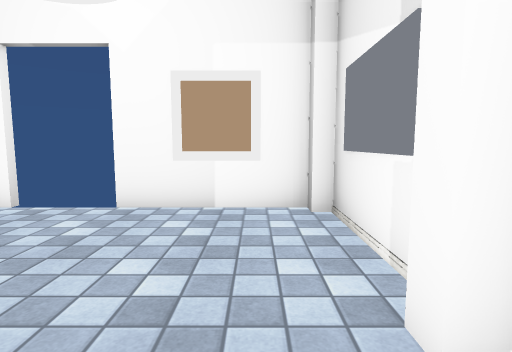
View 1 (above)

15 first-person views from a walk through a 3-D level made in the Unity game engine. The camera is 1.2 m above the floor, tilts 6° down and sees 80° across. The floor is counted in squares, 1 m on a side. Each view is taken from the middle of a square. On the plan, view 1 faces up. The plan holds only what a view shows up to about 13 squares ahead; the rest is blank. The player character is not drawn. Some animated figures are not drawn. Door leaves are left out, so doorways stand open. Some surface patterns are stand-ins.

View 2
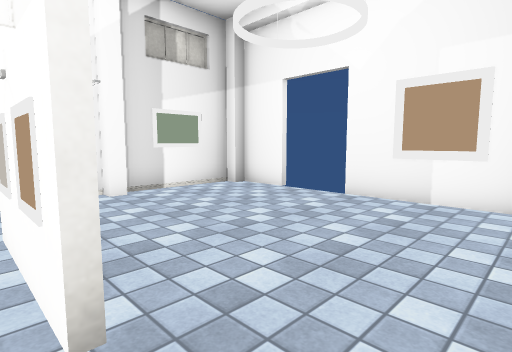

View 3
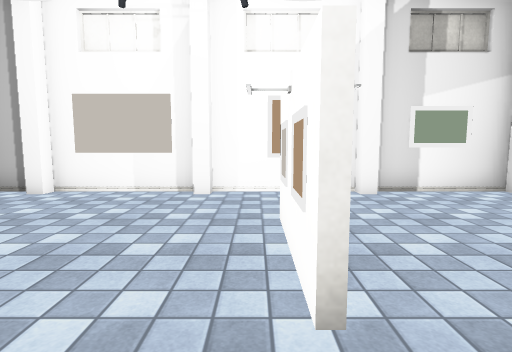

View 4
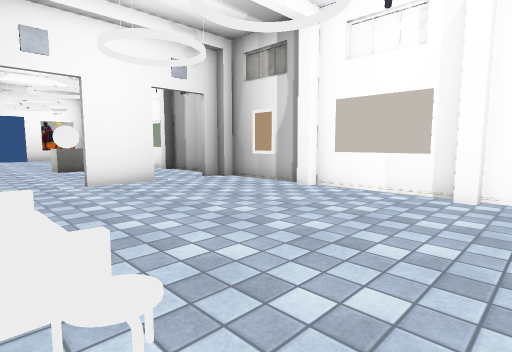

View 5
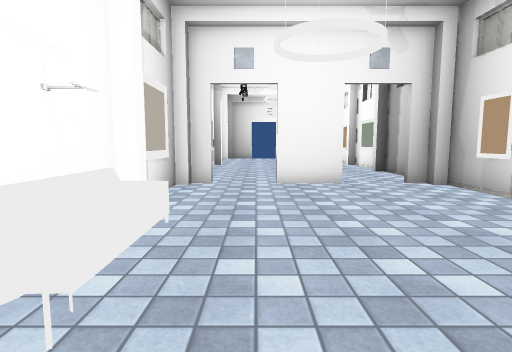

View 6
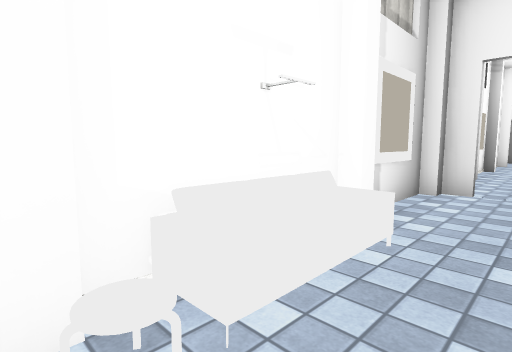

View 7
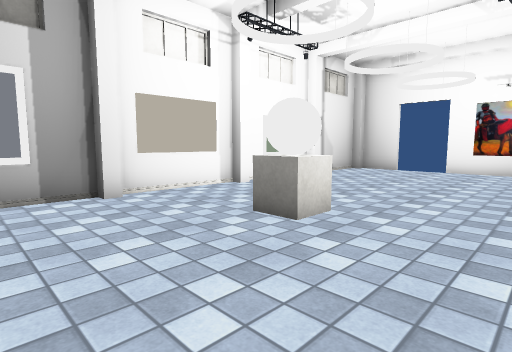

View 8
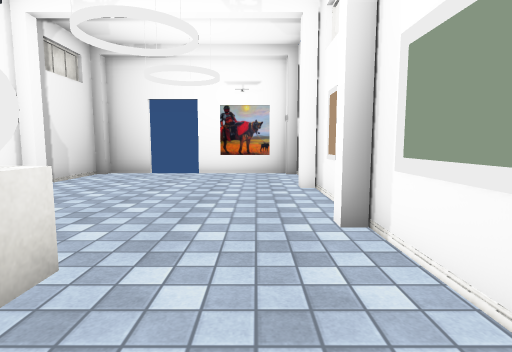

View 9
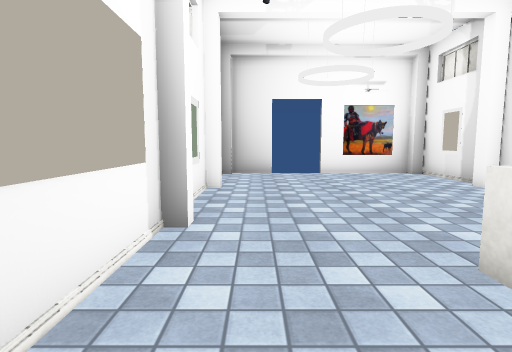

View 10
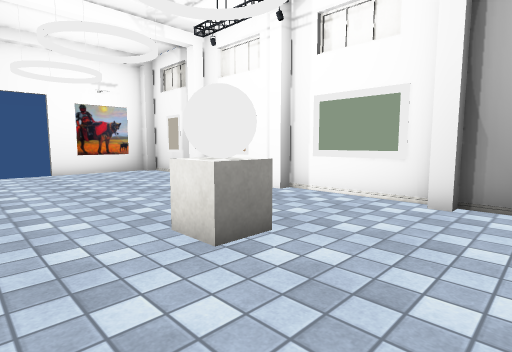

View 11
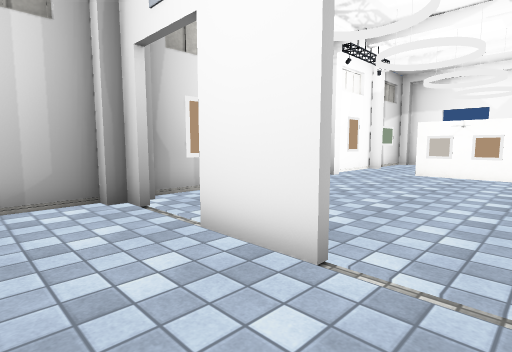

View 12
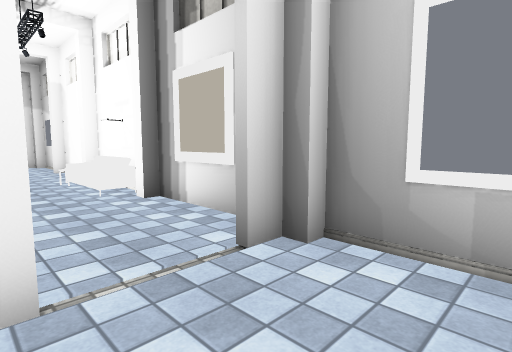

View 13
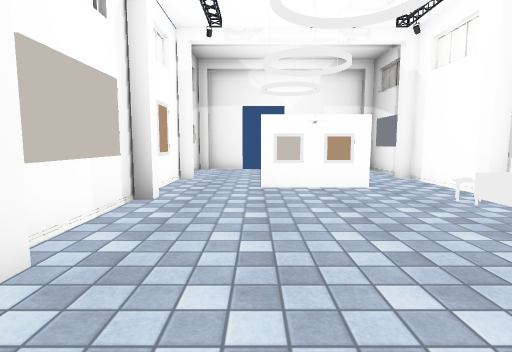

View 14
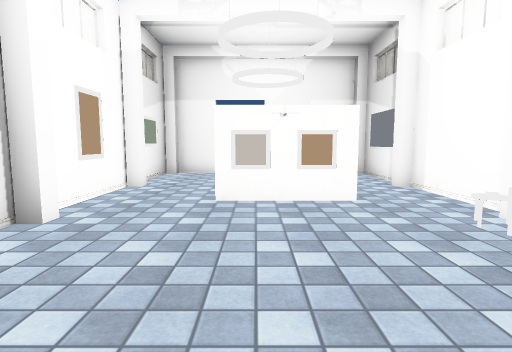

View 15
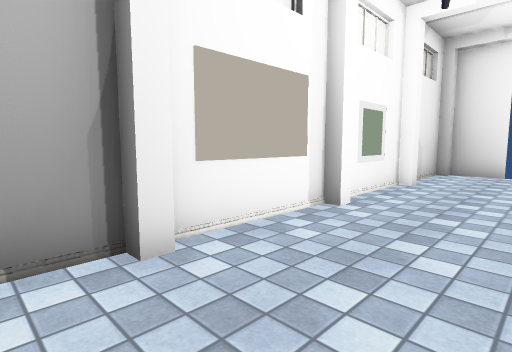

### Floor plan
Points are (right, up) in squares from view 1. A wall is a line through its corners. A room is listed if a view was taken in it or the views show most of it. See-through windows are left out.
Room 1 (views 1, 2, 3, 4, 5, 6, 13, 14)
walls: (-0.8, -0.6) (-3.9, -0.6); (1.4, -1.8) (1.4, 1.5) (1, 1.5) (1, 2); (1.4, -3.6) (1.4, -2.5) (1, -2.5) (1, -2); (-6.2, 2) (-6.2, 1.5) (-6.7, 1.5) (-6.7, -2.1) (-6.2, -2.1) (-6.2, -2.5) (-6.7, -2.5) (-6.7, -6.1) (-6.2, -6.1) (-6.2, -6.5); (-6.7, -6.8) (-6.7, -9.9) (-6.2, -9.9); (1.4, 2.6) (1.4, 5.3) (1, 5.3) (1, 5.7) (-2.8, 5.7); (-4.6, 5.7) (-6.2, 5.7) (-6.2, 5.3) (-6.7, 5.3) (-6.7, 2); (-3.8, -10.3) (-1.6, -10.3); (1, -9.9) (1.4, -9.9) (1.4, -6.5); (-6.2, -10.3) (-5.6, -10.3); (0.2, -10.3) (1, -10.3)
ways out: open door at (-4.5, -10.5) to room 2; open door at (-0.5, -10.5) to room 2; open door at (-3.5, 6)
objects: other object (-3, -1); other object (-2, -1); other object (1, -8); other object (1, -6); other object (1, -5) to (1, -4)
Room 2 (views 7, 8, 9, 10, 11, 12, 15)
walls: (-6.7, -19) (-6.7, -22.3) (-6.2, -22.3) (-6.2, -22.8); (1, -18.8) (1, -18.3) (1.4, -18.3) (1.4, -14.8); (1, -22.8) (1, -22.3) (1.4, -22.3) (1.4, -19); (-6.7, -14.8) (-6.7, -18.3) (-6.2, -18.3) (-6.2, -18.8); (-6.7, -23.3) (-6.7, -26.4); (1, -14.8) (1, -14.3) (1.4, -14.3) (1.4, -10.9) (1, -10.9); (-0.8, -26.5) (1, -26.5) (1, -26.1) (1.4, -26.1) (1.4, -23.3); (-6.8, -26.1) (-6.2, -26.1) (-6.2, -26.5) (-2.6, -26.5); (-1.6, -10.5) (-3.8, -10.5); (-5.6, -10.5) (-6.2, -10.5); (1, -10.5) (0.2, -10.5); (-6.2, -9.9) (-6.2, -10.9) (-6.7, -10.9) (-6.7, -14.3) (-6.2, -14.3) (-6.2, -14.8)
ways out: open door at (-4.5, -10.5) to room 1; open door at (-0.5, -10.5) to room 1; open door at (-1.5, -26.5)
objects: other object (-3, -17) to (-2, -16); other object (1, -20); other object (1, -17) to (1, -16); other object (1, -12)

Where each view was taken, in squares from view 1:
view 1: 0 up, 0 right, facing up
view 2: 1 down, 1 right, facing up-left
view 3: 1 down, 1 right, facing left
view 4: 1 down, 1 right, facing down-left
view 5: 1 down, 1 left, facing down
view 6: 2 down, 1 left, facing down-right
view 7: 12 down, 6 left, facing down-right
view 8: 14 down, 5 left, facing down
view 9: 14 down, 0 right, facing down
view 10: 13 down, 0 right, facing down-left
view 11: 13 down, 0 right, facing up-left
view 12: 13 down, 2 left, facing up-right
view 13: 9 down, 4 left, facing up
view 14: 7 down, 3 left, facing up
view 15: 13 down, 2 left, facing down-right
